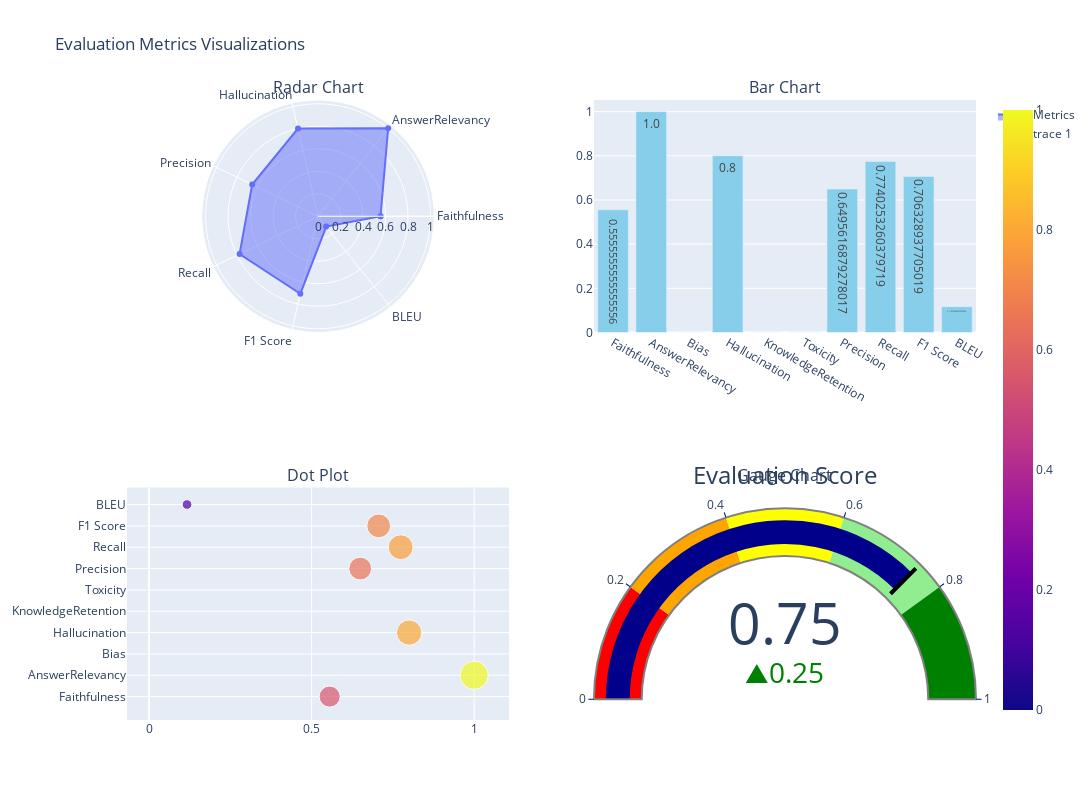

The notebook cell saved with this chart:
### Code cell
import plotly.graph_objects as go
import plotly.express as px
import pandas as pd
from plotly.subplots import make_subplots

class MetricsVisualizer:
    def __init__(self, metrics):
        self.metrics = metrics

    def create_radar_chart(self):
        """
        Creates a radar chart using the provided metrics, excluding any metrics with a value of 0.
        Returns the radar chart figure.
        """
        filtered_metrics = {k: v for k, v in self.metrics.items() if v != 0}
        labels = list(filtered_metrics.keys())
        values = list(filtered_metrics.values())
        values += values[:1]
        labels += labels[:1]

        fig = go.Figure(
            data=[
                go.Scatterpolar(
                    r=values,
                    theta=labels,
                    fill='toself',
                    name='Metrics'
                )
            ],
            layout=go.Layout(
                title='Evaluation Metrics Radar Chart',
                polar=dict(
                    radialaxis=dict(
                        visible=True,
                        range=[0, 1]
                    )
                ),
                showlegend=False
            )
        )
        return fig

    def create_metrics_barchart(self):
        """
        Create a bar chart for given metrics.
        Returns the bar chart figure.
        """
        fig = go.Figure(data=[
            go.Bar(
                x=list(self.metrics.keys()),
                y=list(self.metrics.values()),
                text=list(self.metrics.values()),
                textposition='auto',
                hoverinfo='x+y',
                marker_color='skyblue'
            )
        ])

        fig.update_layout(
            title='Evaluation Metrics',
            xaxis_title='Metrics',
            yaxis_title='Values',
            xaxis_tickangle=-45
        )
        return fig

    def create_beautiful_gauge_chart(self, score):
        """
        Create a beautiful gauge chart for a given score.
        Returns the gauge chart figure.
        """
        fig = go.Figure(go.Indicator(
            mode="gauge+number+delta",
            value=score,
            title={'text': "Evaluation Score", 'font': {'size': 24}},
            delta={'reference': 0.5, 'increasing': {'color': "green"}},
            gauge={
                'axis': {'range': [0, 1], 'tickwidth': 1, 'tickcolor': "darkblue"},
                'bar': {'color': "darkblue"},
                'bgcolor': "white",
                'borderwidth': 2,
                'bordercolor': "gray",
                'steps': [
                    {'range': [0, 0.2], 'color': "red"},
                    {'range': [0.2, 0.4], 'color': "orange"},
                    {'range': [0.4, 0.6], 'color': "yellow"},
                    {'range': [0.6, 0.8], 'color': "lightgreen"},
                    {'range': [0.8, 1], 'color': "green"}],
                'threshold': {
                    'line': {'color': "black", 'width': 4},
                    'thickness': 0.75,
                    'value': score}
            }
        ))

        fig.update_layout(
            title='Overall Evaluation Score',
            font={'color': "darkblue", 'family': "Arial"},
            paper_bgcolor="lightgrey",
            plot_bgcolor="lightgrey",
        )
        return fig

    def create_dot_plot(self):
        """
        Create a dot plot for given metrics.
        Returns the dot plot figure.
        """
        df = pd.DataFrame(list(self.metrics.items()), columns=['Metric', 'Value'])
        fig = px.scatter(df, x='Value', y='Metric', size='Value', color='Value', color_continuous_scale='Viridis')

        fig.update_layout(
            title='Evaluation Metrics Dot Plot',
            xaxis_title='Value',
            yaxis_title='Metric'
        )
        return fig

    def create_tabs(self, score):
        """
        Create tabs for all plots.
        Returns a figure with tabs.
        """
        radar_chart = self.create_radar_chart()
        bar_chart = self.create_metrics_barchart()
        dot_plot = self.create_dot_plot()
        gauge_chart = self.create_beautiful_gauge_chart(score)

        fig = make_subplots(
            rows=2, cols=2,
            subplot_titles=("Radar Chart", "Bar Chart", "Dot Plot", "Gauge Chart"),
            specs=[[{"type": "polar"}, {"type": "xy"}], [{"type": "xy"}, {"type": "indicator"}]]
        )

        for trace in radar_chart.data:
            fig.add_trace(trace, row=1, col=1)
        for trace in bar_chart.data:
            fig.add_trace(trace, row=1, col=2)
        for trace in dot_plot.data:
            fig.add_trace(trace, row=2, col=1)
        for trace in gauge_chart.data:
            fig.add_trace(trace, row=2, col=2)

        fig.update_layout(height=800, width=1200, title_text="Evaluation Metrics Visualizations")

        return fig


# Example usage
metrics = {
    'Faithfulness': 0.5555555555555556,
    'AnswerRelevancy': 1.0,
    'Bias': 0.0,
    'Hallucination': 0.8,
    'KnowledgeRetention': 0.0,
    'Toxicity': 0.0,
    'Precision': 0.6495616879278017,
    'Recall': 0.7740253260379719,
    'F1 Score': 0.706328937705019,
    'BLEU': 0.11674985327973864
}

score = 0.75
visualizer = MetricsVisualizer(metrics)
fig = visualizer.create_tabs(score)
fig.show()

### Figure 1 — Plotly figure (JSON) as saved in the notebook; plotly's stock layout.template omitted (floating-point values rounded to 4 significant figures)
{"data": [{"fill": "toself", "name": "Metrics", "r": [0.5556, 1.0, 0.8, 0.6496, 0.774, 0.7063, 0.1167, 0.5556], "theta": ["Faithfulness", "AnswerRelevancy", "Hallucination", "Precision", "Recall", "F1 Score", "BLEU", "Faithfulness"], "type": "scatterpolar", "subplot": "polar"}, {"hoverinfo": "x+y", "marker": {"color": "skyblue"}, "text": ["0.5555555555555556", "1.0", "0.0", "0.8", "0.0", "0.0", "0.6495616879278017", "0.7740253260379719", "0.706328937705019", "0.11674985327973864"], "textposition": "auto", "x": ["Faithfulness", "AnswerRelevancy", "Bias", "Hallucination", "KnowledgeRetention", "Toxicity", "Precision", "Recall", "F1 Score", "BLEU"], "y": [0.5556, 1.0, 0.0, 0.8, 0.0, 0.0, 0.6496, 0.774, 0.7063, 0.1167], "type": "bar", "xaxis": "x", "yaxis": "y"}, {"hovertemplate": "Value=%{marker.color}<br>Metric=%{y}<extra></extra>", "legendgroup": "", "marker": {"color": [0.5556, 1.0, 0.0, 0.8, 0.0, 0.0, 0.6496, 0.774, 0.7063, 0.1167], "coloraxis": "coloraxis", "size": [0.5556, 1.0, 0.0, 0.8, 0.0, 0.0, 0.6496, 0.774, 0.7063, 0.1167], "sizemode": "area", "sizeref": 0.0025, "symbol": "circle"}, "mode": "markers", "name": "", "orientation": "h", "showlegend": false, "x": [0.5556, 1.0, 0.0, 0.8, 0.0, 0.0, 0.6496, 0.774, 0.7063, 0.1167], "xaxis": "x2", "y": ["Faithfulness", "AnswerRelevancy", "Bias", "Hallucination", "KnowledgeRetention", "Toxicity", "Precision", "Recall", "F1 Score", "BLEU"], "yaxis": "y2", "type": "scatter"}, {"delta": {"increasing": {"color": "green"}, "reference": 0.5}, "gauge": {"axis": {"range": [0, 1], "tickcolor": "darkblue", "tickwidth": 1}, "bar": {"color": "darkblue"}, "bgcolor": "white", "bordercolor": "gray", "borderwidth": 2, "steps": [{"color": "red", "range": [0, 0.2]}, {"color": "orange", "range": [0.2, 0.4]}, {"color": "yellow", "range": [0.4, 0.6]}, {"color": "lightgreen", "range": [0.6, 0.8]}, {"color": "green", "range": [0.8, 1]}], "threshold": {"line": {"color": "black", "width": 4}, "thickness": 0.75, "value": 0.75}}, "mode": "gauge+number+delta", "title": {"font": {"size": 24}, "text": "Evaluation Score"}, "value": 0.75, "type": "indicator", "domain": {"x": [0.55, 1.0], "y": [0.0, 0.375]}}], "layout": {"polar": {"domain": {"x": [0.0, 0.45], "y": [0.625, 1.0]}}, "xaxis": {"anchor": "y", "domain": [0.55, 1.0]}, "yaxis": {"anchor": "x", "domain": [0.625, 1.0]}, "xaxis2": {"anchor": "y2", "domain": [0.0, 0.45]}, "yaxis2": {"anchor": "x2", "domain": [0.0, 0.375]}, "annotations": [{"font": {"size": 16}, "showarrow": false, "text": "Radar Chart", "x": 0.225, "xanchor": "center", "xref": "paper", "y": 1.0, "yanchor": "bottom", "yref": "paper"}, {"font": {"size": 16}, "showarrow": false, "text": "Bar Chart", "x": 0.775, "xanchor": "center", "xref": "paper", "y": 1.0, "yanchor": "bottom", "yref": "paper"}, {"font": {"size": 16}, "showarrow": false, "text": "Dot Plot", "x": 0.225, "xanchor": "center", "xref": "paper", "y": 0.375, "yanchor": "bottom", "yref": "paper"}, {"font": {"size": 16}, "showarrow": false, "text": "Gauge Chart", "x": 0.775, "xanchor": "center", "xref": "paper", "y": 0.375, "yanchor": "bottom", "yref": "paper"}], "title": {"text": "Evaluation Metrics Visualizations"}, "height": 800, "width": 1200}}
